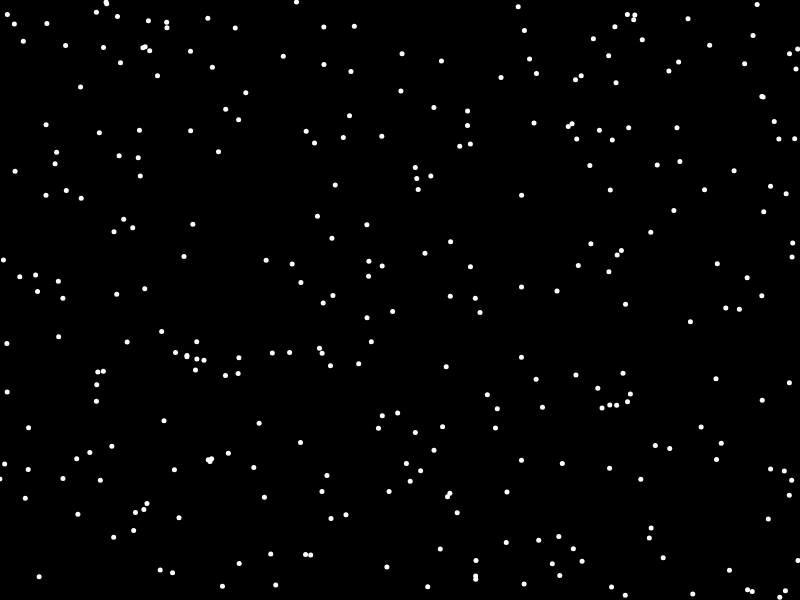
Frame 1 (no input)
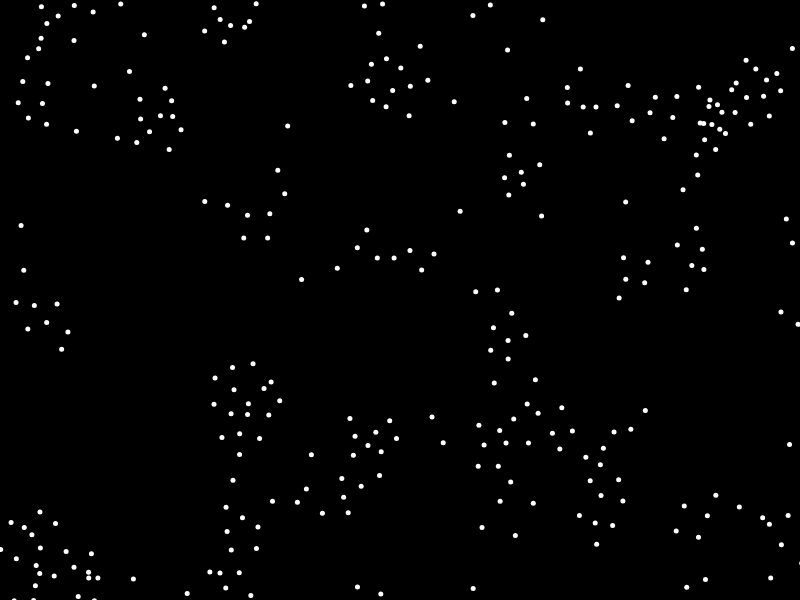
Frame 60 (no input)
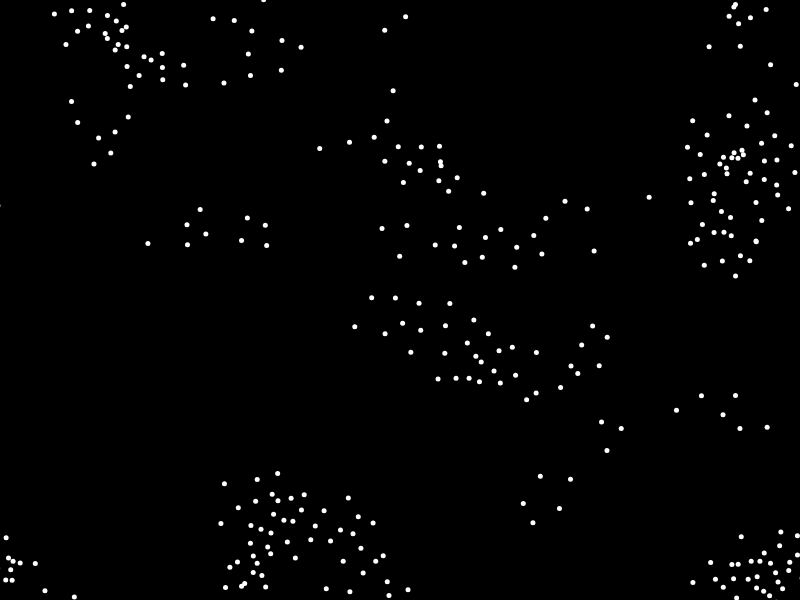
Frame 120 (the mouse pressed at the canvas centre since frame 60)

The p5.js sketch that drew these frames (run headless with seeded random() and noise() and a simulated clock; from frame 60 on, the mouse is pressed at the canvas centre):

// p5.js sketch
// ── sketch.js
// Eva Philips
// March 1, 2019
// Nature of Code Week 5: Steering Behavior Practice

// varaibles
let flock;

function setup() {
  // canvas setup
  //createCanvas(windowWidth , windowHeight);
  createCanvas(800, 600)
  //background(0);

  // start a new flock
  flock = new Flock();

  // create some new bodies at the beginning
  for(let i=0; i<300; i++){
    let b = new Body(random(0,width), random(0, height));
    flock.addBoid(b);
  }
  

}

function draw() {
  // canvas setup
  background(0);

  // run the flock
  flock.run();
  




}
// ── Body.js
// Eva Philips
// March 1, 2019
// Nature of Code Week 5: Define the body

class Body{
    constructor(x,y){
        this.acceleration = createVector(0,0);
        this.velocity = createVector(random(-1, 1), random(-1, 1));
        this.position = createVector(x,y);
        this.r = 5;
        this.maxspeed = 3; // max speed
        this.maxforce = 0.05 // max steering force
        this.col = [random(0,255), random(0,255), random(0,255)]
    }

    // run the body methods
    run(bodies){
        this.flock(bodies)
        this.update();
        this.border();
        this.render();
    }

    // flock: accumulate the new acceleration each time based on separation, allignment, cohesion
    flock(bodies){
        // define forces
        let sep = this.separation(bodies); // separation
        let ali = this.align(bodies); // allignment
        let coh = this.cohesion(bodies); // cohesion
        // Arbitrarily weight these forces
        sep.mult(1.5);
        ali.mult(1.0);
        coh.mult(0.5);
        // apply these forces
        this.applyForce(sep);
        this.applyForce(ali);
        this.applyForce(coh);

    }

    // Separation Method
    separation(bodies){
        let desiredSeparation = 20.0;
        let steer = createVector(0,0);
        let count = 0;
        // for each body in the system, check if it is too close
        for(let i=0; i<bodies.length; i++){
            let d = p5.Vector.dist(this.position, bodies[i].position);
            // if the distance is greater than 0 and less than an arbitrary amount (o when you are yourself)
            if((d>0) && (d< desiredSeparation)){
                // calculate vector pointing aray from neighbor
                let diff = p5.Vector.sub(this.position, bodies[i].position);
                // normalize the vector
                diff.normalize();
                // weight the vector by distance
                diff.div(d); 
                steer.add(diff);
                // keep track of how many
                count ++ 
            }
        }

        // divide by how many (average)
        if(count > 0){
            steer.div(count);
        }

        // when the vector is greater than 0
        if(steer.mag() > 0){
            // calculate steering = desired - velocity
            steer.normalize();
            steer.mult(this.maxspeed);
            steer.sub(this.velocity);
            steer.limit(this.maxforce);
        }
        return steer;
    }

    // Allignment Method
    // for each nearby body in the system, calculate the average velocity
    align(bodies){
        let neighborDist = 50;
        let sum = createVector(0, 0);
        let count = 0;
        for(let i = 0; i<bodies.length; i++){
            let d = p5.Vector.dist(this.position, bodies[i].position);
            if ((d > 0) && (d < neighborDist)) {
                sum.add(bodies[i].velocity); // add velocity
                count++;
            }
        }
        if(count > 0){
            sum.div(count);
            sum.normalize();
            sum.mult(this.maxspeed);
            let steer = p5.Vector.sub(sum, this.velocity);
            steer.limit(this.maxforce);
            return steer;
        } else{
            return createVector(0, 0);
        }
    }

    // Cohesion Method
    // calculate a steering vector towards the center of each body
    cohesion(bodies){
        let neighborDist = 50;
        let sum = createVector(0, 0);
        let count = 0;
        for(let i = 0; i<bodies.length; i++){
            let d = p5.Vector.dist(this.position, bodies[i].position);
            if ((d > 0) && (d < neighborDist)) {
                sum.add(bodies[i].position);  // add location
                count++;
            }
        }
        if(count > 0){
            sum.div(count);
            // steer towards the location
            return this.seek(sum);
        } else{
            return createVector(0, 0);
        }
    }

    // seek applies a steering force towards a target
    seek(target){
        // A vector pointing from the location to the target
        let desired = p5.Vector.sub(target, this.position)
        // normalize desired and scale to maximum speed
        desired.normalize();
        desired.mult(this.maxspeed);
        // steering force = desired - velocity
        let steer = p5.Vector.sub(desired, this.velocity);
        // limit to max steering force
        steer.limit(this.maxforce);
        return steer;
    }
    
    

    // apply force function
    applyForce(force){
        this.acceleration.add(force);
    }

    // method to update location
    update(){
        // update velocity
        this.velocity.add(this.acceleration);
        // limit speed
        this.velocity.limit(this.maxspeed);
        // update position
        this.position.add(this.velocity);
        // reset acceleration to 0 each cycle
        this.acceleration.mult(0);
    }

    // render the body
    render(){
        //fill(this.col[0], this.col[1], this.col[2], 25)
        fill(255);
        noStroke();
        ellipse(this.position.x, this.position.y, this.r)
    }

    // wrap around the boarders
    border(){
        if(this.position.x < -this.r){
            this.position.x = width + this.r;
        }
        if(this.position.y < -this.r){
            this.position.y = height + this.r;
        }
        if(this.position.x > width + this.r){
            this.position.x = -this.r;
        }
        if(this.position.y > height + this.r){
            this.position.y = -this.r;
        }
    }
}
// ── Flock.js
// Eva Philips
// March 1, 2019
// Nature of Code Week 5: Define the flock

class Flock{
    constructor(){
        // An array for all the boids
        this.bodies = []; // Initialize the array
    }

    run(){
        for (let body of this.bodies) {
            body.run(this.bodies); // Passing the entire list of boids to each boid individually
          }
    }

    addBoid(b) {
        this.bodies.push(b);
      }

}
